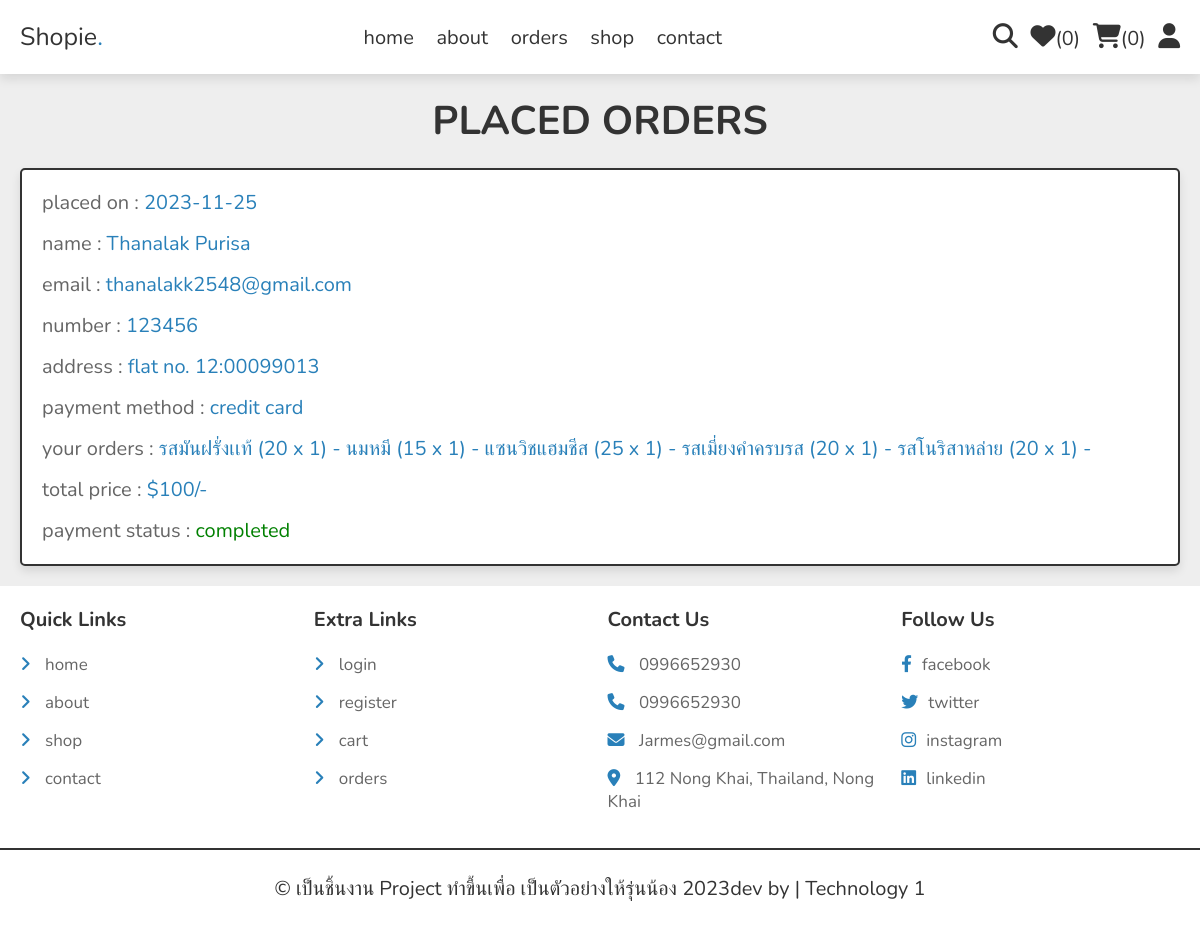
The app's page /orders.php (signed in) with its own data.
### tables this page shows
CREATE TABLE `orders` (
  `id` int(100) NOT NULL,
  `user_id` int(100) NOT NULL,
  `name` varchar(20) NOT NULL,
  `number` varchar(10) NOT NULL,
  `email` varchar(50) NOT NULL,
  `method` varchar(50) NOT NULL,
  `address` varchar(500) NOT NULL,
  `total_products` varchar(1000) NOT NULL,
  `total_price` int(100) NOT NULL,
  `placed_on` date NOT NULL DEFAULT current_timestamp(),
  `payment_status` varchar(20) NOT NULL DEFAULT 'pending'
);

### orders.php (the view, shortened to what this page needs)
<?php
include 'components/connect.php';
if(isset($_SESSION['user_id'])){
   $user_id = $_SESSION['user_id'];
}else{
   $user_id = '';
};
?>
<!DOCTYPE html>
<html lang="en">
<head>
   <link rel="stylesheet" href="https://cdnjs.cloudflare.com/ajax/libs/font-awesome/6.1.1/css/all.min.css">
   <link rel="stylesheet" href="css/style.css">
</head>
<body>
<?php include 'components/user_header.php'; ?>
<section class="orders">
   <h1 class="heading">placed orders</h1>
   <div class="box-container">
   <?php
      if($user_id == ''){
         echo '<p class="empty">please login to see your orders</p>';
      }else{
         $select_orders = $conn->prepare("SELECT * FROM `orders` WHERE user_id = ?");
         $select_orders->execute([$user_id]);
         if($select_orders->rowCount() > 0){
            while($fetch_orders = $select_orders->fetch(PDO::FETCH_ASSOC)){
   ?>
   <div class="box">
      <p>placed on : <span><?= $fetch_orders['placed_on']; ?></span></p>
      <p>name : <span><?= $fetch_orders['name']; ?></span></p>
      <p>email : <span><?= $fetch_orders['email']; ?></span></p>
      <p>number : <span><?= $fetch_orders['number']; ?></span></p>
      <p>address : <span><?= $fetch_orders['address']; ?></span></p>
      <p>payment method : <span><?= $fetch_orders['method']; ?></span></p>
      <p>your orders : <span><?= $fetch_orders['total_products']; ?></span></p>
      <p>total price : <span>$<?= $fetch_orders['total_price']; ?>/-</span></p>
      <p> payment status : <span style="color:<?php if($fetch_orders['payment_status'] == 'pending'){ echo 'red'; }else{ echo 'green'; }; ?>"><?= $fetch_orders['payment_status']; ?></span> </p>
   </div>
   <?php
      }
      }else{
         echo '<p class="empty">no orders placed yet!</p>';
      }
      }
   ?>
   </div>
</section>
<?php include 'components/footer.php'; ?>
</body>
</html>

### css/style.css (style rules this page uses)
:root { --main-color:#2980b9; --orange:#f39c12; --red:#e74c3c; --black:#333; --white:#fff; --light-color:#666; --light-bg:#eee; --border:.2rem solid var(--black); --box-shadow:0 .5rem 1rem rgba(0,0,0,.1); }
* { font-family: 'Nunito', sans-serif; margin:0; padding:0; box-sizing: border-box; outline: none; border:none; text-decoration: none; }
html { font-size: 62.5%; overflow-x: hidden; }
body { background-color: var(--light-bg); }
section { padding:2rem; max-width: 1200px; margin:0 auto; }
.heading { font-size: 4rem; color:var(--black); margin-bottom: 2rem; text-align: center; text-transform: uppercase; }
.orders .box-container { display: flex; flex-wrap: wrap; gap:1.5rem; align-items: flex-start; }
.orders .box-container .box { padding:1rem 2rem; flex:1 1 40rem; border:var(--border); background-color: var(--white); box-shadow: var(--box-shadow); border-radius: .5rem; }
.orders .box-container .box p { margin:.5rem 0; line-height: 1.8; font-size: 2rem; color:var(--light-color); }
.orders .box-container .box p span { color:var(--main-color); }

### records on screen
orders: placed_on "2023-11-25", name "Thanalak Purisa", email "thanalakk2548@gmail.com", number "123456", address "flat no. 12:00099013", method "credit card", total_products "รสมันฝรั่งเเท้ (20 x 1) - นมหมี (15 x 1) - แซนวิชแฮมชีส (25 x 1) - รสเมี่ยงคำครบรส (20 x 1) - รสโนริสาหล่าย (20 x 1) -", total_price "100", payment_status "completed"

### other values on screen
$total_wishlist_counts "0"
$total_cart_counts "0"
